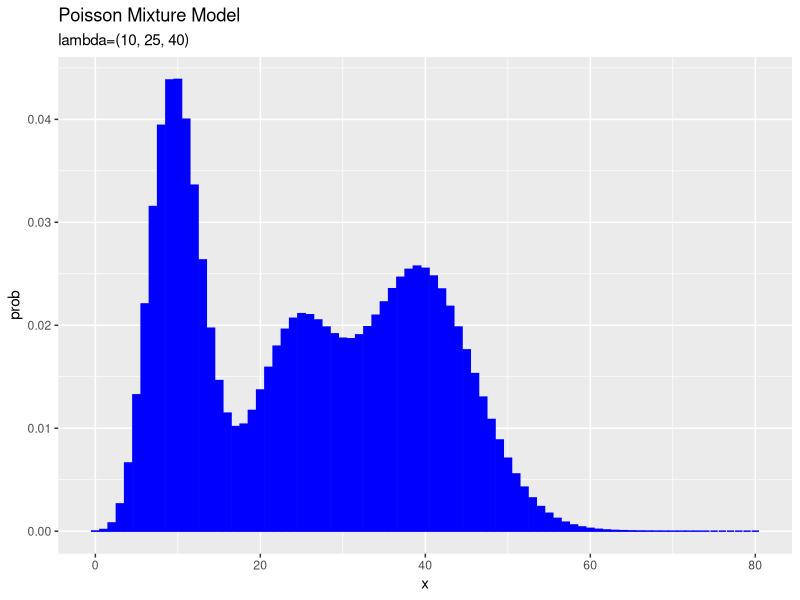
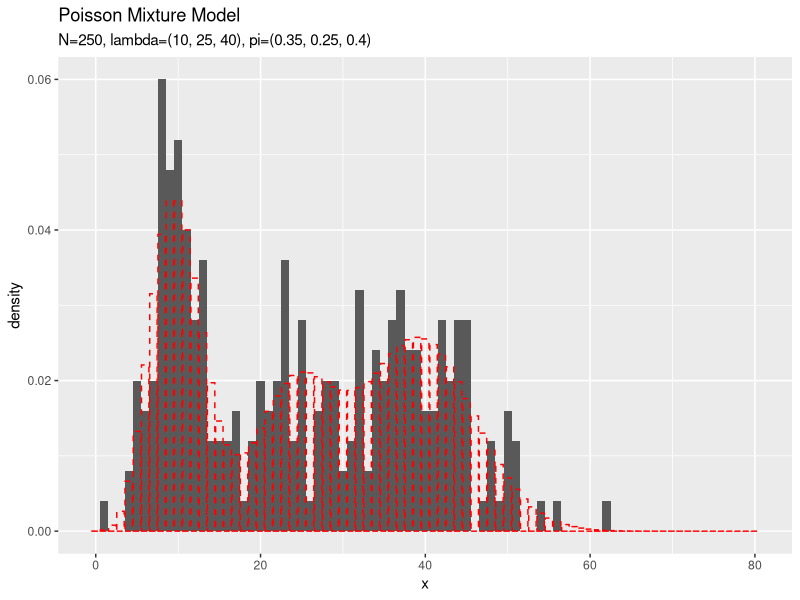
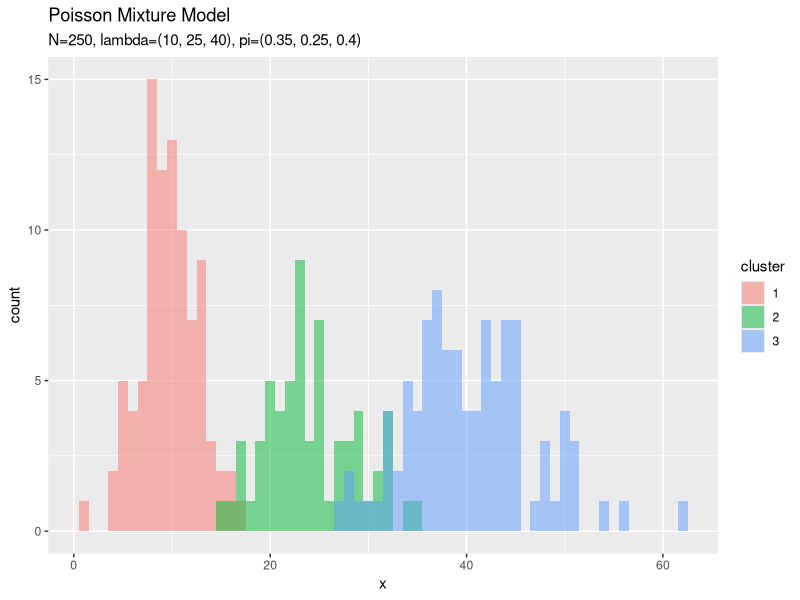
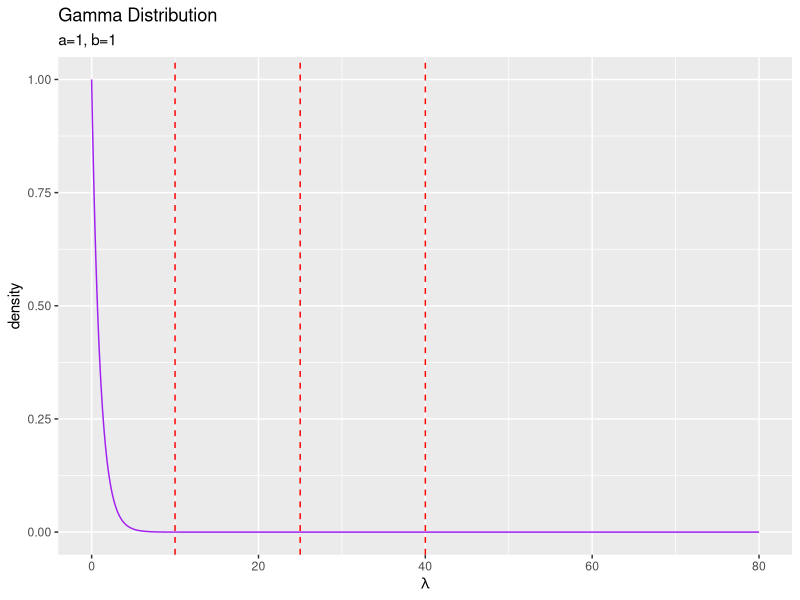
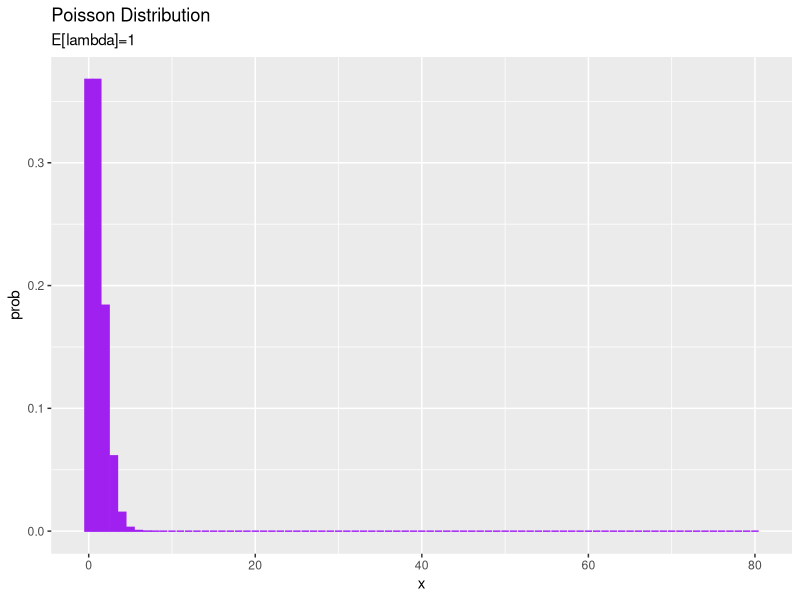
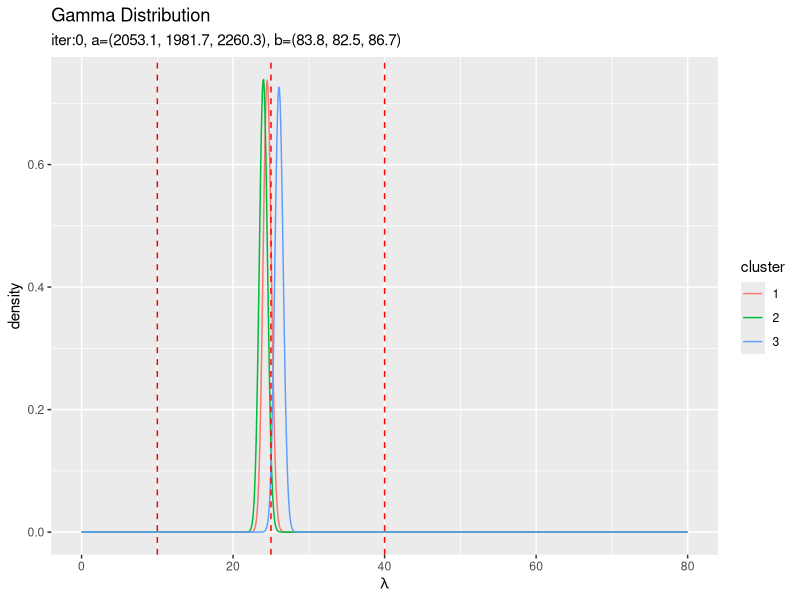
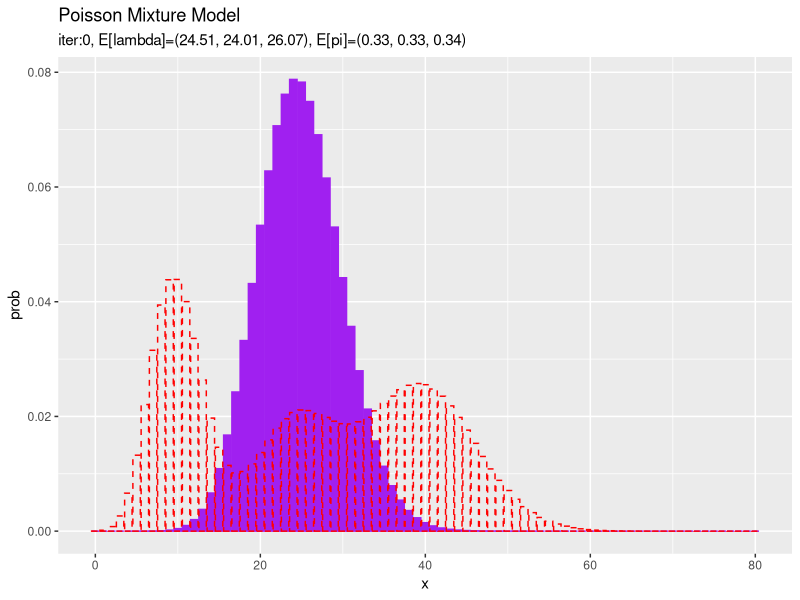
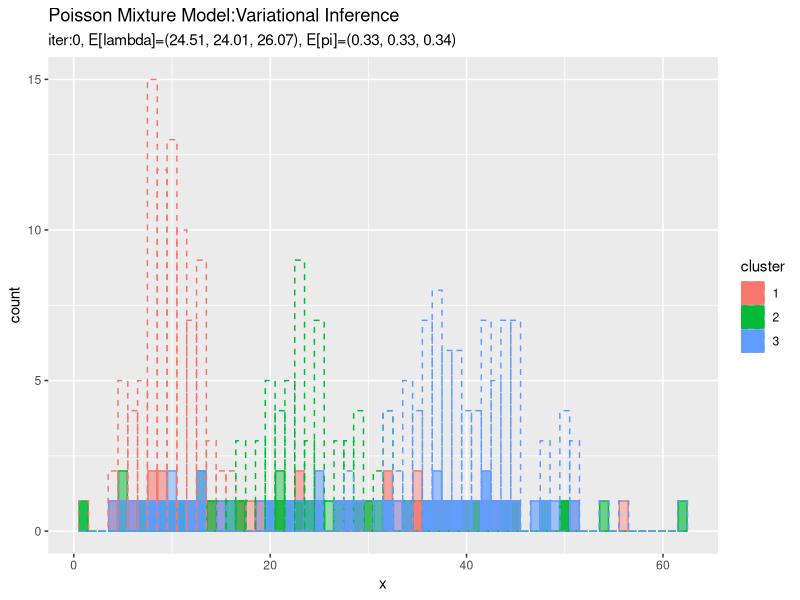

These figures' R source, in order:

# 4.3.3 ポアソン混合モデルにおける推論：変分推論 -------------------------------------------------

# 4.4.3項で利用するパッケージ
library(tidyverse)


### 観測モデル(ポアソン混合分布)の設定 -----

# K個の真のパラメータを指定
lambda_truth_k <- c(10, 25, 40)

# 真の混合比率を指定
pi_truth_k <- c(0.35, 0.25, 0.4)

# クラスタ数を取得
K <- length(lambda_truth_k)


# 作図用のxの点を作成
x_vec <- seq(0, 2 * max(lambda_truth_k))

# 観測モデルを計算
model_prob <- 0
for(k in 1:K) {
  # クラスタkの分布の確率を計算
  tmp_prob <- dpois(x = x_vec, lambda = lambda_truth_k[k])
  
  # K個の分布の加重平均を計算
  model_prob <- model_prob + pi_truth_k[k] * tmp_prob
}

# 観測モデルをデータフレームに格納
model_df <- tibble(
  x = x_vec, 
  prob = model_prob
)

# 観測モデルを作図
ggplot(model_df, aes(x = x, y = prob)) + 
  geom_bar(stat = "identity", position = "dodge", 
           fill = "blue", color = "blue") + # 真の分布
  labs(title = "Poisson Mixture Model", 
       subtitle = paste0("lambda=(", paste0(lambda_truth_k, collapse = ", "), ")"))


### 観測データの生成 -----

# (観測)データ数を指定
N <- 250

# クラスタを生成
s_truth_nk <- rmultinom(n =  N, size = 1, prob = pi_truth_k) %>% 
  t()

# クラスタ番号を抽出
s_truth_n <- which(t(s_truth_nk) == 1, arr.ind = TRUE) %>% 
  .[, "row"]

# (観測)データを生成
#x_n <- rpois(n = N, lambda = apply(lambda_truth_k^t(s_truth_nk), 2, prod))
x_n <- rpois(n = N, lambda = lambda_truth_k[s_truth_n])

# 観測データを確認
summary(x_n)


# 観測データをデータフレームに格納
x_df <- tibble(
  x_n = x_n, 
  cluster = as.factor(s_truth_n)
)

# 観測データのヒストグラムを作成
ggplot() + 
  geom_histogram(data = x_df, aes(x = x_n, y = ..density..), binwidth = 1) + # 観測データ
  geom_bar(data = model_df, aes(x = x, y = prob), stat = "identity", position = "dodge", 
           alpha = 0, color = "red", linetype = "dashed") + # 真の分布
  labs(title = "Poisson Mixture Model", 
       subtitle = paste0("N=", N, 
                         ", lambda=(", paste0(lambda_truth_k, collapse = ", "), ")", 
                         ", pi=(", paste0(pi_truth_k, collapse = ", "), ")"), 
       x = "x")

# クラスタのヒストグラムを作成
ggplot() + 
  geom_histogram(data = x_df, aes(x = x_n, fill = cluster), binwidth = 1, 
                 position = "identity", alpha = 0.5) + # クラスタ
  labs(title = "Poisson Mixture Model", 
       subtitle = paste0("N=", N, 
                         ", lambda=(", paste0(lambda_truth_k, collapse = ", "), ")", 
                         ", pi=(", paste0(pi_truth_k, collapse = ", "), ")"), 
       x = "x")


### 事前分布(ガンマ分布とディリクレ分布)の設定 -----

# lambdaの事前分布のパラメータを指定
a <- 1
b <- 1

# piの事前分布のパラメータを指定
alpha_k <- rep(2, K)


# 作図用のlambdaの点を作成
lambda_vec <- seq(0, 2 * max(lambda_truth_k), length.out = 1000)

# lambdaの事前分布を計算
prior_df <- tibble(
  lambda = lambda_vec, 
  density = dgamma(x = lambda, shape = a, rate = b)
)

# lambdaの事前分布を作図
ggplot(prior_df, aes(x = lambda, y = density)) + 
  geom_line(color = "purple") + # 事前分布
  geom_vline(xintercept = lambda_truth_k, color = "red", linetype = "dashed") + # 真の値
  labs(title = "Gamma Distribution", 
       subtitle = paste0("a=", b, ", b=", b), 
       x = expression(lambda))


# 事前分布の平均による分布をデータフレームに格納
E_prior_df <- tibble(
  x = x_vec, 
  prob = dpois(x = x_vec, a / b)
)

# 事前分布の平均による分布を作図
ggplot(E_prior_df, aes(x = x, y = prob)) + 
  geom_bar(stat = "identity", position = "dodge", 
           fill = "purple", color = "purple") + # 平均による分布
  labs(title = "Poisson Distribution", 
       subtitle = paste0("E[lambda]=", round(a / b, 2)))


### 初期値の設定 -----

# 潜在変数の近似事後分布の期待値を初期化
E_s_nk <- runif(n = N * K, min = 0, max = 1) %>% 
  matrix(nrow = N, ncol = K)
E_s_nk <- E_s_nk / rowSums(E_s_nk) # 正規化

# 初期値によるlambdaの近似事後分布のパラメータを計算:式(4.55)
a_hat_k <- colSums(E_s_nk * x_n) + a
b_hat_k <- colSums(E_s_nk) + b

# 初期値によるpiのパラメータを計算:式(4.58)
alpha_hat_k <- colSums(E_s_nk) + alpha_k


# 初期値によるlambdaの近似事後分布をデータフレームに格納
init_lambda_df <- tibble()
for(k in 1:K) {
  # クラスタkの近似事後分布を計算
  tmp_init_df <- tibble(
    lambda = lambda_vec, 
    density = dgamma(x = lambda, shape = a_hat_k[k], rate = b_hat_k[k]), 
    cluster = as.factor(k)
  )
  
  # 結果を結合
  init_lambda_df <- rbind(init_lambda_df, tmp_init_df)
}

# 初期値によるlambdaの近似事後分布を作図
ggplot(init_lambda_df, aes(x = lambda, y = density, color = cluster)) + 
  geom_line() + # 初期値による事後分布
  geom_vline(xintercept = lambda_truth_k, color = "red", linetype = "dashed") + # 真の値
  labs(title = "Gamma Distribution", 
       subtitle = paste0("iter:", 0, 
                         ", a=(", paste0(round(a_hat_k, 1), collapse = ", "), ")", 
                         ", b=(", paste0(round(b_hat_k, 1), collapse = ", "), ")"), 
       x = expression(lambda))


# lambdaの平均値を計算:式(2.59)
E_lambda_k <-  a_hat_k / b_hat_k

# piの平均値を計算:式(2.51)
E_pi_k <-  alpha_hat_k / sum(alpha_hat_k)

# 初期値による混合分布を計算
init_prob <- 0
for(k in 1:K) {
  # クラスタkの分布の確率を計算
  tmp_prob <- dpois(x = x_vec, lambda = E_lambda_k[k])
  
  # K個の分布の加重平均を計算
  init_prob <- init_prob + E_pi_k[k] * tmp_prob
}

# 初期値による分布をデータフレームに格納
init_df <- tibble(
  x = x_vec, 
  prob = init_prob
)

# 初期値による分布を作図
ggplot() + 
  geom_bar(data = init_df, aes(x = x, y = prob), stat = "identity", position = "dodge", 
           fill = "purple", color = "purple") + # 初期値による分布
  geom_bar(data = model_df, aes(x = x, y = prob), stat = "identity", position = "dodge", 
           alpha = 0, color = "red", linetype = "dashed") + # 真の分布
  labs(title = "Poisson Mixture Model", 
       subtitle = paste0("iter:", 0, 
                         ", E[lambda]=(", paste0(round(E_lambda_k, 2), collapse = ", "), ")", 
                         ", E[pi]=(", paste0(round(E_pi_k, 2), collapse = ", "), ")"))


# クラスタの初期値をデータフレームに格納
cluster_df <- tibble(
  x = x_n, 
  cluster = max.col(E_s_nk) %>% 
    as.factor(), 
  prob = E_s_nk[cbind(1:N, max.col(E_s_nk))] %>% 
    round(2)
) %>% 
  dplyr::count(x, cluster, prob, name = "count")

# クラスタの初期値のヒストグラムを作成
ggplot() + 
  geom_bar(data = cluster_df, aes(x = x, y = count, fill = cluster, color = cluster), stat = "identity", position = "identity", 
           alpha = cluster_df[["prob"]]) + # クラスタの初期値
  geom_histogram(data = x_df, aes(x = x_n, color = cluster), binwidth = 1, position = "identity",
                 alpha = 0, linetype = "dashed") + # 真のクラスタ
  labs(title = "Poisson Mixture Model:Variational Inference", 
       subtitle = paste0("iter:", 0, 
                         ", E[lambda]=(", paste0(round(a_hat_k / b_hat_k, 2), collapse = ", "), ")", 
                         ", E[pi]=(", paste0(round(alpha_hat_k / sum(alpha_hat_k), 2), collapse = ", "), ")"), 
       x = "x")


### 推論処理 -----

# 試行回数を指定
MaxIter <- 50

# 変数を作成
eta_nk <- matrix(0, nrow = N, ncol = K)

# 推移の確認用の受け皿を作成
trace_E_s_ink <- array(0, dim = c(MaxIter + 1, N, K))
trace_a_ik <- matrix(0, nrow = MaxIter + 1, ncol = K)
trace_b_ik <- matrix(0, nrow = MaxIter + 1, ncol = K)
trace_alpha_ik <- matrix(0, nrow = MaxIter + 1, ncol = K)

# 初期値を記録
trace_E_s_ink[1, , ] <- E_s_nk
trace_a_ik[1, ] <- a_hat_k
trace_b_ik[1, ] <- b_hat_k
trace_alpha_ik[1, ] <- alpha_hat_k

# 変分推論
for(i in 1:MaxIter) {
  
  # 潜在変数の近似事後分布のパラメータの各項を計算:式(4.60-4.62)
  E_lmd_k <- a_hat_k / b_hat_k
  E_ln_lmd_k <- digamma(a_hat_k) - log(b_hat_k)
  E_ln_pi_k <- digamma(alpha_hat_k) - digamma(sum(alpha_hat_k))
  
  for(n in 1:N) {
    
    # 潜在変数の近似事後分布のパラメータを計算:式(4.51)
    tmp_eta_k <- exp(x_n[n] * E_ln_lmd_k - E_lmd_k + E_ln_pi_k)
    eta_nk[n, ] <- tmp_eta_k / sum(tmp_eta_k) # 正規化
    
    # 潜在変数の近似事後分布の期待値を計算:式(4.59)
    E_s_nk[n, ] <- eta_nk[n, ]
  }
  
  # lambdaの近似事後分布のパラメータを計算:式(4.55)
  a_hat_k <- colSums(E_s_nk * x_n) + a
  b_hat_k <- colSums(E_s_nk) + b
  
  # piのパラメータを計算:式(4.58)
  alpha_hat_k <- colSums(E_s_nk) + alpha_k
  
  # i回目の結果を記録
  trace_E_s_ink[i + 1, , ] <- E_s_nk
  trace_a_ik[i + 1, ] <- a_hat_k
  trace_b_ik[i + 1, ] <- b_hat_k
  trace_alpha_ik[i + 1, ] <- alpha_hat_k
  
  # 動作確認
  print(paste0(i, ' (', round(i / MaxIter * 100, 1), '%)'))
}


### 推論結果の確認 -----

# lambdaの近似事後分布をデータフレームに格納
posterior_lambda_df <- tibble()
for(k in 1:K) {
  # クラスタkの近似事後分布を計算
  tmp_posterior_df <- tibble(
    lambda = lambda_vec, 
    density = dgamma(x = lambda, shape = a_hat_k[k], rate = b_hat_k[k]), 
    cluster = as.factor(k)
  )
  
  # 結果を結合
  posterior_lambda_df <- rbind(posterior_lambda_df, tmp_posterior_df)
}

# lambdaの近似事後分布を作図
ggplot(posterior_lambda_df, aes(x = lambda, y = density, color = cluster)) + 
  geom_line() + # lambdaの近似事後分布
  geom_vline(xintercept = lambda_truth_k, color = "red", linetype = "dashed") + # 真の値
  labs(title = "Gamma Distribution:Variational Inference", 
       subtitle = paste0("iter:", MaxIter, ", N=", N, 
                         ", a=(", paste0(round(a_hat_k, 1), collapse = ", "), ")", 
                         ", b=(", paste0(round(b_hat_k, 1), collapse = ", "), ")"), 
       x = expression(lambda))


# lambdaの平均値を計算:式(2.59)
E_lambda_k <-  a_hat_k / b_hat_k

# piの平均値を計算:式(2.51)
E_pi_k <-  alpha_hat_k / sum(alpha_hat_k)

# 最後の推定値による混合分布を計算
res_prob <- 0
for(k in 1:K) {
  # クラスタkの分布の確率を計算
  tmp_prob <- dpois(x = x_vec, lambda = E_lambda_k[k])
  
  # K個の分布の加重平均を計算
  res_prob <- res_prob + E_pi_k[k] * tmp_prob
}

# 最後のサンプルによる分布をデータフレームに格納
res_df <- tibble(
  x = x_vec, 
  prob = res_prob
)

# 最後の推定値による分布を作図
ggplot() + 
  geom_bar(data = res_df, aes(x = x, y = prob), stat = "identity", position = "dodge", 
           fill = "purple", color = "purple") + # 最後の推定値による分布
  geom_bar(data = model_df, aes(x = x, y = prob), stat = "identity", position = "dodge", 
           alpha = 0, color = "red", linetype = "dashed") + # 真の分布
  labs(title = "Poisson Mixture Model:Variational Inference", 
       subtitle = paste0("iter:", MaxIter, ", N=", N, 
                       ", E[lambda]=(", paste0(round(E_lambda_k, 2), collapse = ", "), ")", 
                       ", E[pi]=(", paste0(round(E_pi_k, 2), collapse = ", "), ")"))

# 最後のクラスタをデータフレームに格納
cluster_df <- tibble(
  x = x_n, 
  cluster = max.col(E_s_nk) %>% 
    as.factor(), 
  prob = E_s_nk[cbind(1:N, max.col(E_s_nk))]
) %>% 
  dplyr::count(x, cluster, prob, name = "count")

# 最後のクラスタのヒストグラムを作成
ggplot() + 
  geom_bar(data = cluster_df, aes(x = x, y = count, fill = cluster, color = cluster), stat = "identity", position = "identity", 
           alpha = cluster_df[["prob"]]) + # 最後のクラスタ
  geom_histogram(data = x_df, aes(x = x_n, color = cluster), binwidth = 1, position = "identity",
                 alpha = 0, linetype = "dashed") + # 真のクラスタ
  labs(title = "Poisson Mixture Model:Variational Inference", 
       subtitle = paste0("iter:", MaxIter, ", N=", N, 
                         ", E[lambda]=(", paste0(round(a_hat_k / b_hat_k, 2), collapse = ", "), ")", 
                         ", E[pi]=(", paste0(round(alpha_hat_k / sum(alpha_hat_k), 2), collapse = ", "), ")"), 
       x = "x")


### 超パラメータの推移の確認 -----

# aの推移をデータフレームに格納
trace_a_df <- dplyr::as_tibble(trace_a_ik) %>% # データフレームに変換
  cbind(iteration = 0:MaxIter) %>% # 試行回数の列を追加
  tidyr::pivot_longer(
    cols = -iteration, # 変換しない列
    names_to = "cluster", # 現列名を格納する列名
    names_prefix = "V", # 現列名の頭から取り除く文字列
    names_ptypes = list(cluster = factor()), # 現列名を値とする際の型
    values_to = "value" # 現セルを格納する列名
  ) # 縦持ちに変換

# aの推移を作図
ggplot(trace_a_df, aes(x = iteration, y = value, color = cluster)) + 
  geom_line() + 
  labs(title = "Variational Inference", 
       subtitle = expression(hat(bold(a))))


# bの推移をデータフレームに格納
trace_a_df <- dplyr::as_tibble(trace_b_ik) %>% # データフレームに変換
  cbind(iteration = 0:MaxIter) %>% # 試行回数の列を追加
  tidyr::pivot_longer(
    cols = -iteration, # 変換しない列
    names_to = "cluster", # 現列名を格納する列名
    names_prefix = "V", # 現列名の頭から取り除く文字列
    names_ptypes = list(cluster = factor()), # 現列名を値とする際の型
    values_to = "value" # 現セルを格納する列名
  ) # 縦持ちに変換

# bの推移を作図
ggplot(trace_a_df, aes(x = iteration, y = value, color = cluster)) + 
  geom_line() + 
  labs(title = "Variational Inference", 
       subtitle = expression(hat(bold(b))))


# alphaの推移を作図
trace_alpha_df <- dplyr::as_tibble(trace_alpha_ik) %>% # データフレームに変換
  cbind(iteration = 0:MaxIter) %>% # 試行回数の列を追加
  tidyr::pivot_longer(
    cols = -iteration, # 変換しない列
    names_to = "cluster", # 現列名を格納する列名
    names_prefix = "V", # 現列名の頭から取り除く文字列
    names_ptypes = list(cluster = factor()), # 現列名を値とする際の型
    values_to = "value" # 現セルを格納する列名
  ) # 縦持ちに変換

# alphaの推移を作図
ggplot(trace_alpha_df, aes(x = iteration, y = value, color = cluster)) + 
  geom_line() + 
  labs(title = "Variational Inference", 
       subtitle = expression(hat(alpha)))


# ・アニメーションによる確認 ----------------------------------------------------------

# 追加パッケージ
library(gganimate)


### 近似事後分布の推移の確認 -----

# 作図用のlambdaの点を作成
lambda_vec <- seq(0, 2 * max(lambda_truth_k), length.out = 1000)

# 作図用のデータフレームを作成
trace_posterior_lambda_df <- tibble()
for(i in 1:(MaxIter + 1)) {
  for(k in 1:K) {
    # クラスタkの近似事後分布を計算
    tmp_posterior_df <- tibble(
      lambda = lambda_vec, 
      density = dgamma(x = lambda, shape = trace_a_ik[i, k], rate = trace_b_ik[i, k]), 
      cluster = as.factor(k), 
      label = paste0(
        "iter:", i - 1, ", N=", N, 
        ", a=(", paste0(round(trace_a_ik[i, ], 1), collapse = ", "), ")", 
        ", b=(", paste0(round(trace_b_ik[i, ], 1), collapse = ", "), ")"
      ) %>% 
        as.factor()
    )
    
    # 結果を結合
    trace_posterior_lambda_df <- rbind(trace_posterior_lambda_df, tmp_posterior_df)
  }
  
  # 動作確認
  print(paste0((i - 1), ' (', round((i - 1) / MaxIter * 100, 1), '%)'))
}

# lambdaの近似事後分布を作図
trace_graph <- ggplot() + 
  geom_line(data = trace_posterior_lambda_df, aes(x = lambda, y = density, color = cluster)) + # lambdaの近似事後分布
  geom_vline(xintercept = lambda_truth_k, color = "red", linetype = "dashed") + # 真の値
  gganimate::transition_manual(label) + # フレーム
  labs(title = "Gamma Distribution:Variational Inference", 
       subtitle = "{current_frame}", 
       x = expression(lambda))

# gif画像を作成
gganimate::animate(trace_graph, nframes = MaxIter + 1, fps = 10)


### サンプルの推移の確認 -----

# 作図用のデータフレームを作成
trace_model_df <- tibble()
trace_cluster_df <- tibble()
for(i in 1:(MaxIter + 1)) {
  # lambdaの平均値を計算:式(2.59)
  E_lambda_k <-  trace_a_ik[i, ] / trace_b_ik[i, ]
  
  # piの平均値を計算:式(2.51)
  E_pi_k <-  trace_alpha_ik[i, ] / sum(trace_alpha_ik[i, ])
  
  # i回目の混合分布を計算
  res_prob <- 0
  for(k in 1:K) {
    # クラスタkの分布の確率を計算
    tmp_prob <- dpois(x = x_vec, lambda = E_lambda_k[k])
    
    # K個の分布の加重平均を計算
    res_prob <- res_prob + E_pi_k[k] * tmp_prob
  }
  
  # i回目のサンプルによる分布をデータフレームに格納
  res_df <- tibble(
    x = x_vec, 
    prob = res_prob, 
    label = paste0(
      "iter:", i - 1, ", N=", N, 
      ", E[lambda]=(", paste0(round(E_lambda_k, 2), collapse = ", "), ")", 
      ", E[pi]=(", paste0(round(E_pi_k, 2), collapse = ", "), ")"
    ) %>% 
      as.factor()
  )
  
  # i回目のクラスタをデータフレームに格納
  cluster_df <- tibble(
    x = x_n, 
    cluster = max.col(trace_E_s_ink[i, , ]) %>% 
      as.factor(), 
    prob = E_s_nk[cbind(1:N, max.col(trace_E_s_ink[i, , ]))], 
    label = paste0(
      "iter=", i - 1, ", N=", N, 
      ", E[lambda]=(", paste0(round(E_lambda_k, 2), collapse = ", "), ")", 
      ", E[pi]=(", paste0(round(E_pi_k, 2), collapse = ", "), ")"
    ) %>% 
      as.factor()
  ) %>% 
    dplyr::count(x, cluster, prob, label, name = "count")
  
  # i回目の結果を結合
  trace_model_df <- rbind(trace_model_df, res_df)
  trace_cluster_df <- rbind(trace_cluster_df, cluster_df)
  
  # 動作確認
  print(paste0((i - 1), ' (', round((i - 1) / MaxIter * 100, 1), '%)'))
}

# アニメーション用に複製
rep_model_df <- tibble(
  x = rep(model_df[["x"]], times = MaxIter + 1), 
  prob = rep(model_df[["prob"]], times = MaxIter + 1), 
  label = trace_model_df[["label"]]
)

# 分布の推移を作図
trace_graph <- ggplot() + 
  geom_bar(data = trace_model_df, aes(x = x, y = prob), stat = "identity", 
           fill = "purple") + # 推定した分布
  geom_bar(data = rep_model_df, aes(x = x, y = prob), stat = "identity", 
           alpha = 0, color = "red", linetype = "dashed") + # 真の分布
  gganimate::transition_manual(label) + # フレーム
  labs(title = "Poisson Mixture Model:Variational Inference", 
       subtitle = "{current_frame}")

# gif画像を作成
gganimate::animate(trace_graph, nframes = MaxIter + 1, fps = 10)


# アニメーション用に複製
rep_x_df <- tibble(
  x_n = rep(x_n, times = MaxIter + 1), 
  cluster = rep(as.factor(s_truth_n), times = MaxIter + 1), 
  label = unique(trace_cluster_df[["label"]]) %>% 
    rep(each = N)
)

# クラスタの推移を作図
trace_graph <- ggplot() + 
  geom_bar(data = trace_cluster_df, aes(x = x, y = count, color = cluster, fill = cluster), stat = "identity", position = "identity", 
           alpha = trace_cluster_df[["prob"]]) + # 推定したクラスタ
  geom_histogram(data = rep_x_df, aes(x = x_n, color = cluster), 
                 binwidth = 1, position = "identity",
                 alpha = 0, linetype = "dashed") + # 真のクラスタ
  gganimate::transition_manual(label) + # フレーム
  labs(title = "Poisson Mixture Model:Variational Inference", 
       subtitle = "{current_frame}", 
       x = "x")

# gif画像を作成
gganimate::animate(trace_graph, nframes = MaxIter + 1, fps = 10)
